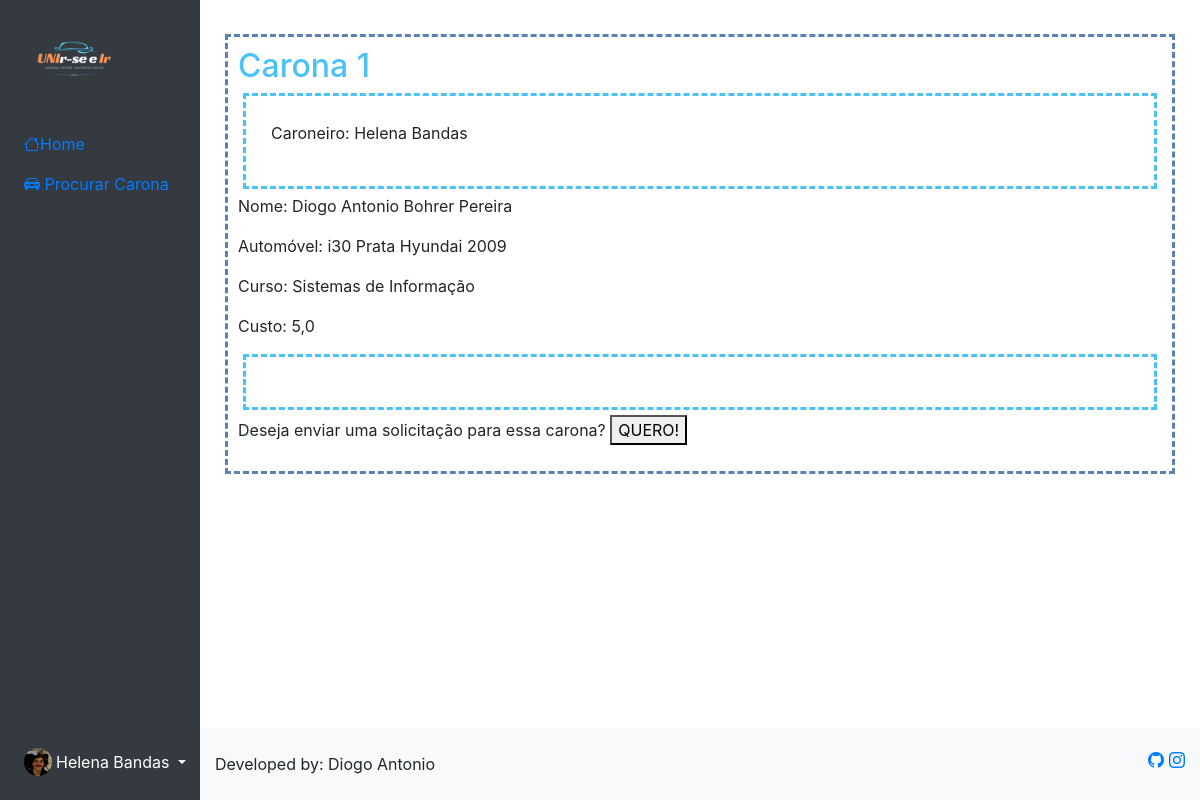
Page /find/carona/ (signed in) on the committed database.
### core/models.py (models this page shows, shortened)
class Carona(models.Model):
    motorista = models.ForeignKey(
        Motorista, related_name="Motorista", on_delete=models.CASCADE
    )
    tipo = models.CharField(
        choices=Automovel.choices,
        max_length=50,
    )
    vagas = models.IntegerField(default=0)
    limite_vagas = models.IntegerField(default=0)
    caroneiros = models.ManyToManyField(
        Caroneiro,
        verbose_name="Alunos que estão pegando carona",
        blank=True,
        null=True,
    )
    combinados = models.ManyToManyField(
        Combinado,
        verbose_name="Dias e horarios de idas conjuntas dos motoristas e caroneiros",
        blank=True,
        null=True,
    )
    ativa = models.BooleanField(default=True)
    def get_caroneiros_nomes(self, template=False):
        caroneiros = list(self.caroneiros.all().values_list("nome", flat=True))
        if template:
            return "o caroneiro ".join(caroneiros) + "."
        else:
            return caroneiros

class Motorista(models.Model):
    nome = models.CharField(max_length=200)
    matricula = models.CharField(max_length=20, unique=True)
    comprovante = models.FileField(upload_to=get_upload_path)
    curso = models.CharField(max_length=100)
    automovel = models.CharField(
        max_length=200, verbose_name="Qual o automóvel dirigido:"
    )
    carona_paga = models.BooleanField(
        verbose_name="Precisa pagar pela carona?", default=True
    )
    pagamento = models.ForeignKey(
        MetodoPagamento, on_delete=models.CASCADE, null=True, blank=True
    )
    custo = models.FloatField(
        verbose_name="Custo pela carona ida e volta/dia", default=0.0
    )
    deslocamentos = models.ManyToManyField(
        Deslocamento,
    )
    matricula_valida = models.BooleanField(default=True)
    user = models.ForeignKey(User, on_delete=models.CASCADE)
    def get_avaliacoes(self):
        return Avaliacao.objects.filter(
            tipo_avaliacao=AvaliacaoTipos.motorista,
            avaliado=self.id,
        )
    def get_nota_avaliacoes(self):
        avaliacoes = Avaliacao.objects.filter(
            tipo_avaliacao=AvaliacaoTipos.motorista,
            avaliado=self.id,
        )
        if len(avaliacoes) != 0:
            return sum(avaliacoes.values_list("nota", flat=True)) / len(avaliacoes)
        return 0

### core/views.py (the view)
# urls.py: path("find/carona/", find_carona, name="findCarona"),
@login_required
@is_tipo("caroneiro")
def find_carona(request):
    carona = Carona.objects.filter(
        ativa=True,
        vagas__gt=0,
    )
    return render(request, "find_carona.html", {"caronas": carona})

### core/decorator.py (called while the page is built)
def is_tipo(tipo_permitido):
    def decorator(view_func):
        @wraps(view_func)
        def wrapped_view(request, *args, **kwargs):
            if request.user.is_authenticated and hasattr(request.user, "tipo_ativo"):
                if request.user.tipo_ativo in tipo_permitido:
                    return view_func(request, *args, **kwargs)
            return redirect("home")
        return wrapped_view
    return decorator

### core/templates/find_carona.html (shortened to what this page needs)
{% extends 'header.html' %}
{% block content %}
    {% for carona in caronas %}
        <div class="carona" id="{{ carona.id }}">
            <h2 style="color: #4ac1f7"> Carona {{ carona.id }}</h2>
            {% if carona.get_caroneiros_nomes %}
                <div class="caroneiros">
                    {% for caroneiro in carona.get_caroneiros_nomes %}
                        <p> Caroneiro: {{ caroneiro }}</p>
                    {% endfor %}
                </div>
            {% else %}
                <p> Ainda não há caroneiros participando dessa carona. </p>
            {% endif %}
            <p> Nome: {{ carona.motorista.nome }}</p>
            <p> Automóvel: {{ carona.motorista.automovel }}</p>
            <p> Curso: {{ carona.motorista.curso }} </p>
            <p> Custo: {{ carona.motorista.custo }}</p>
            <div class="avaliacoes">
            </div>
            <p> Deseja enviar uma solicitação para essa carona?
                <button onclick="openCriarSolicitacao({{ carona.id }})">QUERO!</button>
            </p>
        </div>
    {% endfor %}
{% endblock %}

### core/templates/header.html (shortened to what this page needs)
{% include 'base.html' %}
{% load static %}
<div class="container-fluid overflow-hidden">
    <div class="row vh-100 overflow-auto">
        <div class="col-12 col-sm-3 col-xl-2 px-sm-2 px-0 bg-dark d-flex sticky-top">
            <div class="d-flex flex-sm-column flex-row flex-grow-1 align-items-center align-items-sm-start px-3 pt-2 text-white">
                <a href="/"
                   class="d-flex align-items-center pb-sm-3 mb-md-0 me-md-auto text-white text-decoration-none">
                    <span class="fs-5"><img src="{% static 'unirseeir.png' %}" alt="Logo Unirseir"
                                            style="padding-left:0; max-width: 100px; max-height: 100px;"/></span>
                </a>
                <ul class="nav nav-pills flex-sm-column flex-row flex-nowrap flex-shrink-1 flex-sm-grow-0 flex-grow-1 mb-sm-auto mb-0 justify-content-center align-items-center align-items-sm-start"
                    id="menu">
                    <li class="nav-item">
                        <a href="{% url 'home' %}" class="nav-link px-sm-0 px-2">
                            <i class="fs-5 bi-house"></i><span class="ms-1 d-none d-sm-inline">Home</span>
                        </a>
                    </li>
                    <li>
                        {% if request.user.tipo_ativo == 'motorista' %}
                            <a href="{% url 'findCaroneiro' %}" class="nav-link px-sm-0 px-2">
                        {% else %}
                            <a href="{% url 'findCarona' %}" class="nav-link px-sm-0 px-2">
                        {% endif %}
                        <i class="fs-5
                                {% if request.user.tipo_ativo == 'motorista' %}
                                    bi bi-people-fill
                                {% else %}
                                    bi bi-car-front-fill
                                {% endif %}
                            ">
                        </i><span class="ms-1 d-none d-sm-inline">
                                {% if request.user.tipo_ativo == 'motorista' %}
                                    Procurar Caroneiros
                                {% else %}
                                    Procurar Carona
                                {% endif %}
                            </span>
                        </a>
                    </li>
                </ul>
                <div class="dropdown py-sm-4 mt-sm-auto ms-auto ms-sm-0 flex-shrink-1">
                    <a href="#" class="d-flex align-items-center text-white text-decoration-none dropdown-toggle"
                       id="dropdownUser1" data-bs-toggle="dropdown" aria-expanded="false">
                        <img src="{% static 'diogo.png' %}" alt="hugenerd" width="28" height="28" class="rounded-circle">
                        <span class="d-none d-sm-inline mx-1">{{ request.user.first_name }}</span>
                    </a>
                </div>
            </div>
        </div>
        <div class="col d-flex flex-column h-sm-100">
            <main class="row overflow-auto">
                <div class="col pt-4">
                    {% block content %}
                    {% endblock %}
                </div>
            </main>
            <footer class="row bg-light py-4 mt-auto">
                <div class="col ms-1">
                    Developed by: Diogo Antonio
                </div>
                <div class="col d-flex justify-content-end">
                    <a href="https://www.github.com/Bohredd/" style="text-decoration: none" target="_blank"> <i
                            class="bi bi-github"
                            style="margin-right: 5px"> </i></a>
                    <a href="https://www.instagram.com/ehodiogo" style="text-decoration: none" target="_blank"><i
                            class="bi bi-instagram"></i> </a>
                </div>
            </footer>
        </div>
    </div>
</div>

### core/templates/find_carona.html (style rules this page uses)
.carona { border: #5b80b2; border-style: dashed; margin: 10px; padding: 10px; }
.avaliacoes, .caroneiros { border: #4ac1f7; border-style: dashed; margin: 5px; padding: 25px; }

### rows in the picture
Carona: id "1", get_caroneiros_nomes "Helena Bandas", motorista.nome "Diogo Antonio Bohrer Pereira", motorista.automovel "i30 Prata Hyundai 2009", motorista.curso "Sistemas de Informação", motorista.custo "5,0"

### other values in the picture
{{ request.user.first_name }} "Helena Bandas"
